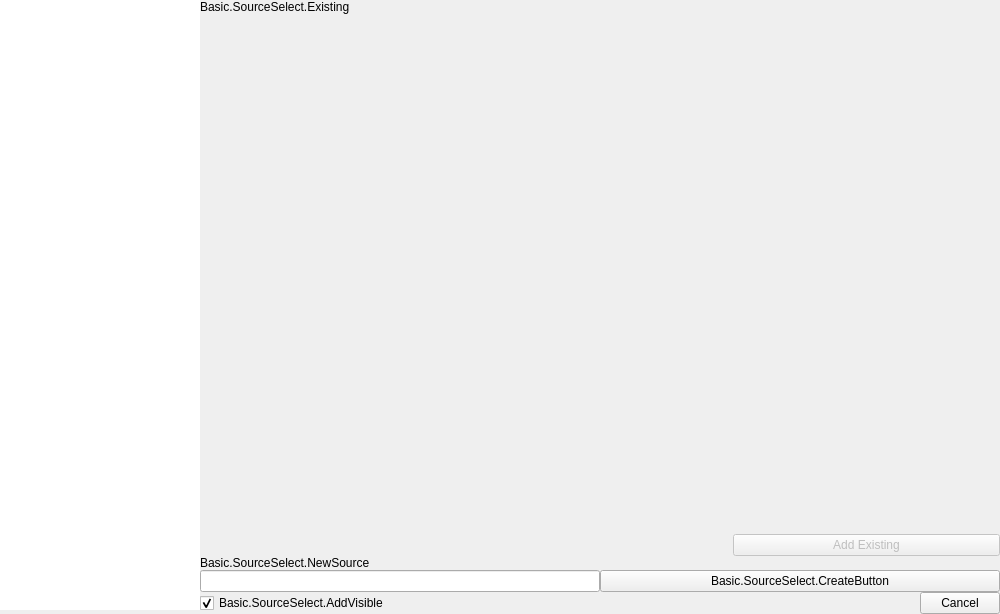
<?xml version="1.0" encoding="UTF-8"?>
<ui version="4.0">
 <class>OBSBasicSourceSelect</class>
 <widget class="QDialog" name="OBSBasicSourceSelect">
  <property name="windowModality">
   <enum>Qt::WindowModality::NonModal</enum>
  </property>
  <property name="geometry">
   <rect>
    <x>0</x>
    <y>0</y>
    <width>1000</width>
    <height>614</height>
   </rect>
  </property>
  <property name="sizePolicy">
   <sizepolicy hsizetype="Fixed" vsizetype="Preferred">
    <horstretch>0</horstretch>
    <verstretch>0</verstretch>
   </sizepolicy>
  </property>
  <property name="maximumSize">
   <size>
    <width>16777215</width>
    <height>1000</height>
   </size>
  </property>
  <property name="windowTitle">
   <string>Basic.SourceSelect</string>
  </property>
  <property name="class" stdset="0">
   <string/>
  </property>
  <layout class="QVBoxLayout" name="verticalLayout_7">
   <property name="spacing">
    <number>0</number>
   </property>
   <property name="leftMargin">
    <number>0</number>
   </property>
   <property name="topMargin">
    <number>0</number>
   </property>
   <property name="rightMargin">
    <number>0</number>
   </property>
   <property name="bottomMargin">
    <number>0</number>
   </property>
   <item>
    <widget class="QFrame" name="dialogInner">
     <property name="sizePolicy">
      <sizepolicy hsizetype="Minimum" vsizetype="Preferred">
       <horstretch>0</horstretch>
       <verstretch>0</verstretch>
      </sizepolicy>
     </property>
     <property name="frameShape">
      <enum>QFrame::Shape::NoFrame</enum>
     </property>
     <property name="frameShadow">
      <enum>QFrame::Shadow::Plain</enum>
     </property>
     <property name="lineWidth">
      <number>0</number>
     </property>
     <property name="class" stdset="0">
      <string>dialog-container</string>
     </property>
     <layout class="QHBoxLayout" name="horizontalLayout" stretch="1,4">
      <property name="spacing">
       <number>0</number>
      </property>
      <property name="leftMargin">
       <number>0</number>
      </property>
      <property name="topMargin">
       <number>0</number>
      </property>
      <property name="rightMargin">
       <number>0</number>
      </property>
      <property name="bottomMargin">
       <number>0</number>
      </property>
      <item>
       <widget class="QFrame" name="selectTypeFrame">
        <property name="enabled">
         <bool>true</bool>
        </property>
        <property name="sizePolicy">
         <sizepolicy hsizetype="Minimum" vsizetype="Expanding">
          <horstretch>0</horstretch>
          <verstretch>0</verstretch>
         </sizepolicy>
        </property>
        <property name="accessibleName">
         <string>Basic.SourceSelect.SelectType</string>
        </property>
        <property name="frameShape">
         <enum>QFrame::Shape::NoFrame</enum>
        </property>
        <property name="frameShadow">
         <enum>QFrame::Shadow::Plain</enum>
        </property>
        <property name="lineWidth">
         <number>0</number>
        </property>
        <property name="class" stdset="0">
         <string>dialog-frame</string>
        </property>
        <layout class="QVBoxLayout" name="verticalLayout">
         <property name="spacing">
          <number>0</number>
         </property>
         <property name="leftMargin">
          <number>0</number>
         </property>
         <property name="topMargin">
          <number>0</number>
         </property>
         <property name="rightMargin">
          <number>0</number>
         </property>
         <property name="bottomMargin">
          <number>0</number>
         </property>
         <item>
          <widget class="QListWidget" name="sourceTypeList">
           <property name="sizePolicy">
            <sizepolicy hsizetype="Minimum" vsizetype="Expanding">
             <horstretch>0</horstretch>
             <verstretch>0</verstretch>
            </sizepolicy>
           </property>
           <property name="minimumSize">
            <size>
             <width>0</width>
             <height>460</height>
            </size>
           </property>
           <property name="accessibleName">
            <string>Basic.SourceSelect.SelectType</string>
           </property>
           <property name="frameShape">
            <enum>QFrame::Shape::NoFrame</enum>
           </property>
           <property name="frameShadow">
            <enum>QFrame::Shadow::Plain</enum>
           </property>
           <property name="lineWidth">
            <number>0</number>
           </property>
           <property name="sizeAdjustPolicy">
            <enum>QAbstractScrollArea::SizeAdjustPolicy::AdjustToContentsOnFirstShow</enum>
           </property>
           <property name="editTriggers">
            <set>QAbstractItemView::EditTrigger::NoEditTriggers</set>
           </property>
           <property name="showDropIndicator" stdset="0">
            <bool>false</bool>
           </property>
           <property name="verticalScrollMode">
            <enum>QAbstractItemView::ScrollMode::ScrollPerPixel</enum>
           </property>
           <property name="horizontalScrollMode">
            <enum>QAbstractItemView::ScrollMode::ScrollPerPixel</enum>
           </property>
           <property name="resizeMode">
            <enum>QListView::ResizeMode::Adjust</enum>
           </property>
           <property name="class" stdset="0">
            <string/>
           </property>
          </widget>
         </item>
         <item>
          <spacer name="verticalSpacer_2">
           <property name="orientation">
            <enum>Qt::Orientation::Vertical</enum>
           </property>
           <property name="sizeType">
            <enum>QSizePolicy::Policy::Minimum</enum>
           </property>
           <property name="sizeHint" stdset="0">
            <size>
             <width>17</width>
             <height>4</height>
            </size>
           </property>
          </spacer>
         </item>
        </layout>
       </widget>
      </item>
      <item>
       <widget class="QFrame" name="sourcesFrame">
        <property name="frameShape">
         <enum>QFrame::Shape::NoFrame</enum>
        </property>
        <property name="frameShadow">
         <enum>QFrame::Shadow::Plain</enum>
        </property>
        <property name="lineWidth">
         <number>0</number>
        </property>
        <property name="class" stdset="0">
         <string/>
        </property>
        <layout class="QVBoxLayout" name="verticalLayout_8" stretch="0,0">
         <property name="spacing">
          <number>0</number>
         </property>
         <property name="leftMargin">
          <number>0</number>
         </property>
         <property name="topMargin">
          <number>0</number>
         </property>
         <property name="rightMargin">
          <number>0</number>
         </property>
         <property name="bottomMargin">
          <number>0</number>
         </property>
         <item>
          <widget class="QFrame" name="selectSourceContainer">
           <property name="frameShape">
            <enum>QFrame::Shape::NoFrame</enum>
           </property>
           <property name="frameShadow">
            <enum>QFrame::Shadow::Plain</enum>
           </property>
           <property name="lineWidth">
            <number>0</number>
           </property>
           <property name="class" stdset="0">
            <string/>
           </property>
           <layout class="QVBoxLayout" name="verticalLayout_2">
            <property name="spacing">
             <number>0</number>
            </property>
            <property name="leftMargin">
             <number>0</number>
            </property>
            <property name="topMargin">
             <number>0</number>
            </property>
            <property name="rightMargin">
             <number>0</number>
            </property>
            <property name="bottomMargin">
             <number>0</number>
            </property>
            <item>
             <widget class="QFrame" name="selectExistingFrame">
              <property name="accessibleName">
               <string>Basic.SourceSelect.AddExisting</string>
              </property>
              <property name="frameShadow">
               <enum>QFrame::Shadow::Plain</enum>
              </property>
              <property name="lineWidth">
               <number>0</number>
              </property>
              <property name="class" stdset="0">
               <string>dialog-container dialog-frame</string>
              </property>
              <layout class="QVBoxLayout" name="verticalLayout_6">
               <property name="spacing">
                <number>0</number>
               </property>
               <property name="leftMargin">
                <number>0</number>
               </property>
               <property name="topMargin">
                <number>0</number>
               </property>
               <property name="rightMargin">
                <number>0</number>
               </property>
               <property name="bottomMargin">
                <number>0</number>
               </property>
               <item>
                <widget class="QLabel" name="existingLabel">
                 <property name="sizePolicy">
                  <sizepolicy hsizetype="Preferred" vsizetype="Maximum">
                   <horstretch>0</horstretch>
                   <verstretch>0</verstretch>
                  </sizepolicy>
                 </property>
                 <property name="text">
                  <string>Basic.SourceSelect.Existing</string>
                 </property>
                 <property name="class" stdset="0">
                  <string>text-title</string>
                 </property>
                </widget>
               </item>
               <item>
                <widget class="QScrollArea" name="existingScrollArea">
                 <property name="focusPolicy">
                  <enum>Qt::FocusPolicy::NoFocus</enum>
                 </property>
                 <property name="frameShape">
                  <enum>QFrame::Shape::NoFrame</enum>
                 </property>
                 <property name="frameShadow">
                  <enum>QFrame::Shadow::Plain</enum>
                 </property>
                 <property name="lineWidth">
                  <number>0</number>
                 </property>
                 <property name="horizontalScrollBarPolicy">
                  <enum>Qt::ScrollBarPolicy::ScrollBarAlwaysOff</enum>
                 </property>
                 <property name="sizeAdjustPolicy">
                  <enum>QAbstractScrollArea::SizeAdjustPolicy::AdjustToContents</enum>
                 </property>
                 <property name="widgetResizable">
                  <bool>true</bool>
                 </property>
                 <widget class="QWidget" name="existingScrollContents">
                  <property name="geometry">
                   <rect>
                    <x>0</x>
                    <y>0</y>
                    <width>800</width>
                    <height>510</height>
                   </rect>
                  </property>
                  <property name="autoFillBackground">
                   <bool>false</bool>
                  </property>
                  <layout class="QVBoxLayout" name="verticalLayout_4">
                   <property name="spacing">
                    <number>0</number>
                   </property>
                   <property name="leftMargin">
                    <number>0</number>
                   </property>
                   <property name="topMargin">
                    <number>0</number>
                   </property>
                   <property name="rightMargin">
                    <number>0</number>
                   </property>
                   <property name="bottomMargin">
                    <number>0</number>
                   </property>
                   <item>
                    <widget class="QFrame" name="existingListFrame">
                     <property name="frameShape">
                      <enum>QFrame::Shape::NoFrame</enum>
                     </property>
                     <property name="frameShadow">
                      <enum>QFrame::Shadow::Plain</enum>
                     </property>
                     <property name="lineWidth">
                      <number>0</number>
                     </property>
                    </widget>
                   </item>
                   <item>
                    <spacer name="verticalSpacer">
                     <property name="orientation">
                      <enum>Qt::Orientation::Vertical</enum>
                     </property>
                     <property name="sizeHint" stdset="0">
                      <size>
                       <width>20</width>
                       <height>10</height>
                      </size>
                     </property>
                    </spacer>
                   </item>
                  </layout>
                 </widget>
                </widget>
               </item>
               <item>
                <widget class="QWidget" name="widget" native="true">
                 <property name="minimumSize">
                  <size>
                   <width>0</width>
                   <height>0</height>
                  </size>
                 </property>
                 <layout class="QHBoxLayout" name="horizontalLayout_4">
                  <property name="leftMargin">
                   <number>0</number>
                  </property>
                  <property name="topMargin">
                   <number>0</number>
                  </property>
                  <property name="rightMargin">
                   <number>0</number>
                  </property>
                  <property name="bottomMargin">
                   <number>0</number>
                  </property>
                  <item>
                   <spacer name="horizontalSpacer_4">
                    <property name="orientation">
                     <enum>Qt::Orientation::Horizontal</enum>
                    </property>
                    <property name="sizeHint" stdset="0">
                     <size>
                      <width>40</width>
                      <height>10</height>
                     </size>
                    </property>
                   </spacer>
                  </item>
                  <item>
                   <spacer name="horizontalSpacer_3">
                    <property name="orientation">
                     <enum>Qt::Orientation::Horizontal</enum>
                    </property>
                    <property name="sizeHint" stdset="0">
                     <size>
                      <width>259</width>
                      <height>10</height>
                     </size>
                    </property>
                   </spacer>
                  </item>
                  <item>
                   <widget class="QPushButton" name="addExistingButton">
                    <property name="enabled">
                     <bool>false</bool>
                    </property>
                    <property name="sizePolicy">
                     <sizepolicy hsizetype="MinimumExpanding" vsizetype="Fixed">
                      <horstretch>0</horstretch>
                      <verstretch>0</verstretch>
                     </sizepolicy>
                    </property>
                    <property name="text">
                     <string>Add Existing</string>
                    </property>
                    <property name="class" stdset="0">
                     <string>button-primary</string>
                    </property>
                   </widget>
                  </item>
                 </layout>
                </widget>
               </item>
              </layout>
             </widget>
            </item>
            <item>
             <widget class="QFrame" name="createNewFrame">
              <property name="frameShape">
               <enum>QFrame::Shape::NoFrame</enum>
              </property>
              <property name="frameShadow">
               <enum>QFrame::Shadow::Plain</enum>
              </property>
              <property name="lineWidth">
               <number>0</number>
              </property>
              <property name="class" stdset="0">
               <string>dialog-container dialog-frame</string>
              </property>
              <layout class="QVBoxLayout" name="verticalLayout_3">
               <property name="spacing">
                <number>0</number>
               </property>
               <property name="leftMargin">
                <number>0</number>
               </property>
               <property name="topMargin">
                <number>0</number>
               </property>
               <property name="rightMargin">
                <number>0</number>
               </property>
               <property name="bottomMargin">
                <number>0</number>
               </property>
               <item>
                <widget class="QLabel" name="label">
                 <property name="text">
                  <string>Basic.SourceSelect.NewSource</string>
                 </property>
                 <property name="class" stdset="0">
                  <string>text-title</string>
                 </property>
                </widget>
               </item>
               <item>
                <widget class="QFrame" name="frame">
                 <property name="frameShape">
                  <enum>QFrame::Shape::NoFrame</enum>
                 </property>
                 <property name="frameShadow">
                  <enum>QFrame::Shadow::Plain</enum>
                 </property>
                 <property name="lineWidth">
                  <number>0</number>
                 </property>
                 <layout class="QHBoxLayout" name="horizontalLayout_3">
                  <property name="spacing">
                   <number>0</number>
                  </property>
                  <property name="leftMargin">
                   <number>0</number>
                  </property>
                  <property name="topMargin">
                   <number>0</number>
                  </property>
                  <property name="rightMargin">
                   <number>0</number>
                  </property>
                  <property name="bottomMargin">
                   <number>0</number>
                  </property>
                  <item>
                   <widget class="QLineEdit" name="lineEdit">
                    <property name="sizePolicy">
                     <sizepolicy hsizetype="MinimumExpanding" vsizetype="Fixed">
                      <horstretch>0</horstretch>
                      <verstretch>0</verstretch>
                     </sizepolicy>
                    </property>
                    <property name="accessibleName">
                     <string>Basic.SourceSelect.Accessible.SourceName</string>
                    </property>
                   </widget>
                  </item>
                  <item>
                   <widget class="QPushButton" name="createNewSource">
                    <property name="sizePolicy">
                     <sizepolicy hsizetype="MinimumExpanding" vsizetype="Fixed">
                      <horstretch>0</horstretch>
                      <verstretch>0</verstretch>
                     </sizepolicy>
                    </property>
                    <property name="text">
                     <string>Basic.SourceSelect.CreateButton</string>
                    </property>
                    <property name="class" stdset="0">
                     <string>button-primary</string>
                    </property>
                   </widget>
                  </item>
                 </layout>
                </widget>
               </item>
              </layout>
             </widget>
            </item>
           </layout>
          </widget>
         </item>
         <item>
          <widget class="QFrame" name="footer">
           <property name="frameShape">
            <enum>QFrame::Shape::NoFrame</enum>
           </property>
           <property name="frameShadow">
            <enum>QFrame::Shadow::Plain</enum>
           </property>
           <property name="lineWidth">
            <number>0</number>
           </property>
           <property name="class" stdset="0">
            <string>dialog-container</string>
           </property>
           <layout class="QHBoxLayout" name="horizontalLayout_2">
            <property name="spacing">
             <number>0</number>
            </property>
            <property name="leftMargin">
             <number>0</number>
            </property>
            <property name="topMargin">
             <number>0</number>
            </property>
            <property name="rightMargin">
             <number>0</number>
            </property>
            <property name="bottomMargin">
             <number>0</number>
            </property>
            <item>
             <widget class="QCheckBox" name="sourceVisible">
              <property name="text">
               <string>Basic.SourceSelect.AddVisible</string>
              </property>
              <property name="checked">
               <bool>true</bool>
              </property>
             </widget>
            </item>
            <item>
             <spacer name="horizontalSpacer_2">
              <property name="orientation">
               <enum>Qt::Orientation::Horizontal</enum>
              </property>
              <property name="sizeHint" stdset="0">
               <size>
                <width>40</width>
                <height>20</height>
               </size>
              </property>
             </spacer>
            </item>
            <item>
             <widget class="QDialogButtonBox" name="buttonBox">
              <property name="sizePolicy">
               <sizepolicy hsizetype="Fixed" vsizetype="Fixed">
                <horstretch>0</horstretch>
                <verstretch>0</verstretch>
               </sizepolicy>
              </property>
              <property name="standardButtons">
               <set>QDialogButtonBox::StandardButton::Cancel</set>
              </property>
              <property name="centerButtons">
               <bool>false</bool>
              </property>
             </widget>
            </item>
           </layout>
          </widget>
         </item>
        </layout>
       </widget>
      </item>
     </layout>
    </widget>
   </item>
  </layout>
 </widget>
 <tabstops>
  <tabstop>existingScrollArea</tabstop>
  <tabstop>sourceVisible</tabstop>
 </tabstops>
 <resources>
  <include location="obs.qrc"/>
 </resources>
 <connections/>
</ui>
